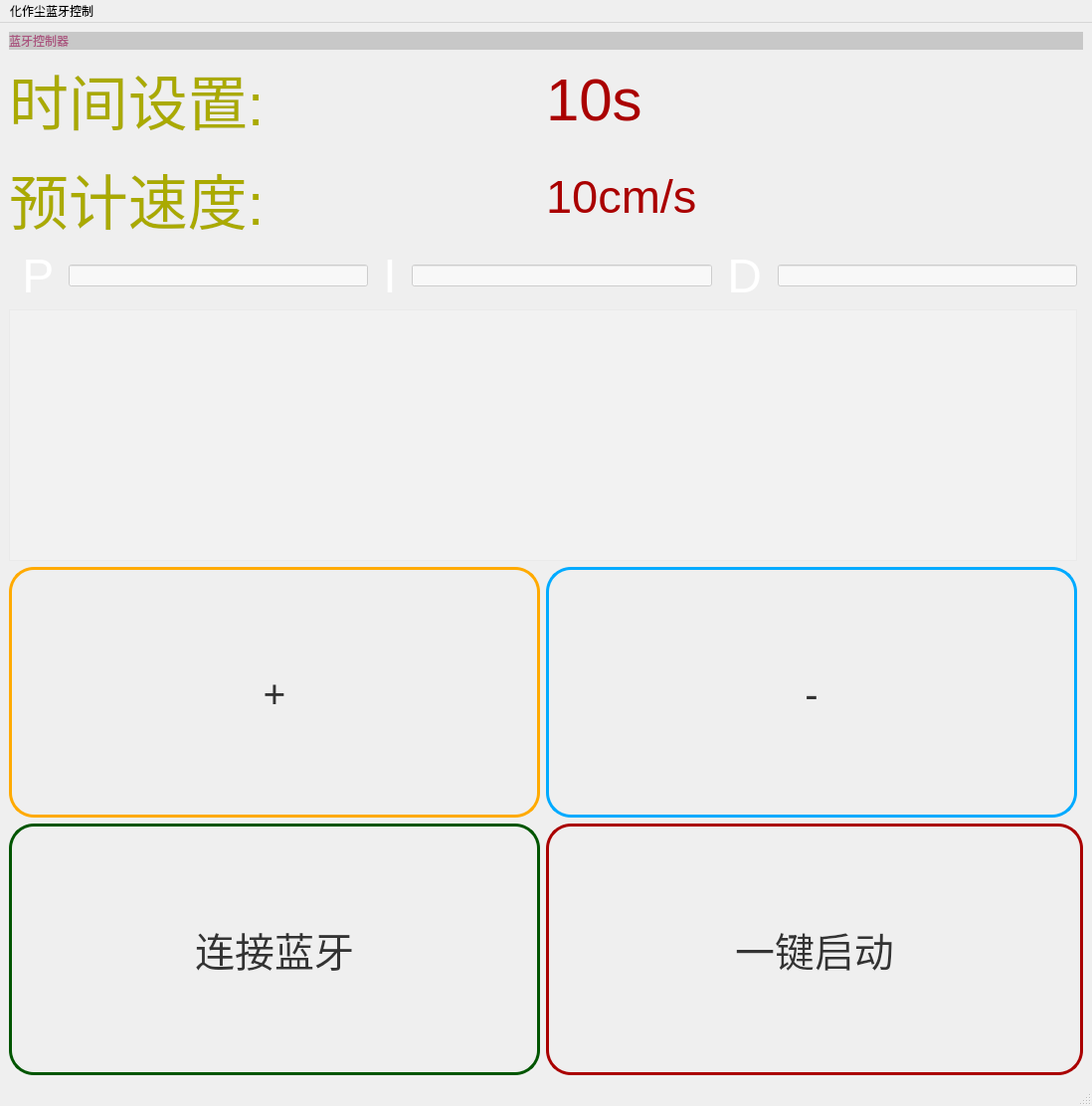
<?xml version="1.0" encoding="UTF-8"?>
<ui version="4.0">
 <class>MainWindow</class>
 <widget class="QMainWindow" name="MainWindow">
  <property name="geometry">
   <rect>
    <x>0</x>
    <y>0</y>
    <width>1098</width>
    <height>1112</height>
   </rect>
  </property>
  <property name="sizePolicy">
   <sizepolicy hsizetype="Expanding" vsizetype="Expanding">
    <horstretch>0</horstretch>
    <verstretch>0</verstretch>
   </sizepolicy>
  </property>
  <property name="windowTitle">
   <string>MainWindow</string>
  </property>
  <property name="layoutDirection">
   <enum>Qt::LeftToRight</enum>
  </property>
  <property name="styleSheet">
   <string notr="true">QMainWindow{
	background-image: url(:/pic/back-ground.jpg);
}
</string>
  </property>
  <widget class="QWidget" name="centralwidget">
   <layout class="QGridLayout" name="gridLayout">
    <item row="1" column="1">
     <widget class="QLabel" name="label_time">
      <property name="sizePolicy">
       <sizepolicy hsizetype="Expanding" vsizetype="Preferred">
        <horstretch>0</horstretch>
        <verstretch>0</verstretch>
       </sizepolicy>
      </property>
      <property name="font">
       <font>
        <pointsize>45</pointsize>
       </font>
      </property>
      <property name="styleSheet">
       <string notr="true">background-color: rgba(0, 0, 0, 0);
color: rgb(170, 0, 0);</string>
      </property>
      <property name="text">
       <string>10s</string>
      </property>
     </widget>
    </item>
    <item row="3" column="0">
     <widget class="QLabel" name="label_2">
      <property name="sizePolicy">
       <sizepolicy hsizetype="Expanding" vsizetype="Preferred">
        <horstretch>0</horstretch>
        <verstretch>0</verstretch>
       </sizepolicy>
      </property>
      <property name="font">
       <font>
        <pointsize>45</pointsize>
       </font>
      </property>
      <property name="styleSheet">
       <string notr="true">color: rgb(170, 170, 0);
background-color: rgba(0, 0, 0, 0);</string>
      </property>
      <property name="text">
       <string>预计速度:</string>
      </property>
     </widget>
    </item>
    <item row="7" column="0">
     <widget class="QPushButton" name="pushButton_connectbt">
      <property name="sizePolicy">
       <sizepolicy hsizetype="Expanding" vsizetype="Expanding">
        <horstretch>0</horstretch>
        <verstretch>0</verstretch>
       </sizepolicy>
      </property>
      <property name="font">
       <font>
        <family>宋体</family>
        <pointsize>30</pointsize>
        <weight>50</weight>
        <italic>false</italic>
        <bold>false</bold>
       </font>
      </property>
      <property name="styleSheet">
       <string notr="true"> QPushButton {
color: #333;
border: 3px solid #005500;
font: 30pt &quot;宋体&quot;;
border-radius: 25px;
padding: 5px;
background: qradialgradient(cx: 0.3, cy: -0.4,
fx: 0.3, fy: -0.4,
radius: 1.83, stop: 0 #fff, stop: 1 #00aa00);
min-width: 80px;
}

QPushButton:hover {
background: qradialgradient(cx: 0.3, cy: -0.4,
fx: 0.3, fy: -0.4,
radius: 1.83, stop: 0 #fff, stop: 1 #ffaaff);
}

 QPushButton:pressed {
background: qradialgradient(cx: 0.4, cy: -0.1,
fx: 0.4, fy: -0.1,
radius: 1.83, stop: 0 #fff, stop: 1 #00ff7f);
}
</string>
      </property>
      <property name="text">
       <string>连接蓝牙</string>
      </property>
     </widget>
    </item>
    <item row="7" column="1" colspan="2">
     <widget class="QPushButton" name="pushButton_start">
      <property name="sizePolicy">
       <sizepolicy hsizetype="Expanding" vsizetype="Expanding">
        <horstretch>0</horstretch>
        <verstretch>0</verstretch>
       </sizepolicy>
      </property>
      <property name="font">
       <font>
        <family>宋体</family>
        <pointsize>30</pointsize>
        <weight>50</weight>
        <italic>false</italic>
        <bold>false</bold>
       </font>
      </property>
      <property name="styleSheet">
       <string notr="true"> QPushButton {
color: #333;
border: 3px solid #aa0000;
font: 30pt &quot;宋体&quot;;
border-radius: 25px;
padding: 5px;
background: qradialgradient(cx: 0.3, cy: -0.4,
fx: 0.3, fy: -0.4,
radius: 1.83, stop: 0 #fff, stop: 1 #aa007f);
min-width: 80px;
}

QPushButton:hover {
background: qradialgradient(cx: 0.3, cy: -0.4,
fx: 0.3, fy: -0.4,
radius: 1.83, stop: 0 #fff, stop: 1 #aa5595);
}

 QPushButton:pressed {
background: qradialgradient(cx: 0.4, cy: -0.1,
fx: 0.4, fy: -0.1,
radius: 1.83, stop: 0 #fff, stop: 1 #aa80a0);
}
</string>
      </property>
      <property name="text">
       <string>一键启动</string>
      </property>
     </widget>
    </item>
    <item row="0" column="0" colspan="3">
     <widget class="QLabel" name="label_3">
      <property name="enabled">
       <bool>true</bool>
      </property>
      <property name="sizePolicy">
       <sizepolicy hsizetype="Expanding" vsizetype="Preferred">
        <horstretch>0</horstretch>
        <verstretch>0</verstretch>
       </sizepolicy>
      </property>
      <property name="styleSheet">
       <string notr="true">background-color: rgb(200, 200, 200);
font: 36pt &quot;方正粗黑宋简体&quot;;
color: rgb(170, 85, 127);</string>
      </property>
      <property name="text">
       <string>蓝牙控制器</string>
      </property>
      <property name="scaledContents">
       <bool>true</bool>
      </property>
     </widget>
    </item>
    <item row="2" column="1" rowspan="2">
     <widget class="QLabel" name="label_speed">
      <property name="sizePolicy">
       <sizepolicy hsizetype="Expanding" vsizetype="Expanding">
        <horstretch>0</horstretch>
        <verstretch>0</verstretch>
       </sizepolicy>
      </property>
      <property name="font">
       <font>
        <pointsize>35</pointsize>
       </font>
      </property>
      <property name="styleSheet">
       <string notr="true">background-color: rgba(0, 0, 0, 0);
color: rgb(170, 0, 0);</string>
      </property>
      <property name="text">
       <string>10cm/s</string>
      </property>
     </widget>
    </item>
    <item row="1" column="0">
     <widget class="QLabel" name="label">
      <property name="sizePolicy">
       <sizepolicy hsizetype="Expanding" vsizetype="Preferred">
        <horstretch>0</horstretch>
        <verstretch>0</verstretch>
       </sizepolicy>
      </property>
      <property name="font">
       <font>
        <pointsize>45</pointsize>
       </font>
      </property>
      <property name="styleSheet">
       <string notr="true">color: rgb(170, 170, 0);
background-color: rgba(0, 0, 0, 0);</string>
      </property>
      <property name="text">
       <string>时间设置:</string>
      </property>
     </widget>
    </item>
    <item row="5" column="0" colspan="2">
     <widget class="QTextBrowser" name="textBrowser_info">
      <property name="styleSheet">
       <string notr="true">background-color: rgba(255, 255, 255, 50);
color: rgb(34, 141, 255);</string>
      </property>
     </widget>
    </item>
    <item row="6" column="0">
     <widget class="QPushButton" name="pushButton_add">
      <property name="sizePolicy">
       <sizepolicy hsizetype="Expanding" vsizetype="Expanding">
        <horstretch>0</horstretch>
        <verstretch>0</verstretch>
       </sizepolicy>
      </property>
      <property name="font">
       <font>
        <family>宋体</family>
        <pointsize>30</pointsize>
        <weight>50</weight>
        <italic>false</italic>
        <bold>false</bold>
       </font>
      </property>
      <property name="styleSheet">
       <string notr="true">QPushButton {
color: #333;
border: 3px solid #ffaa00;
font: 30pt &quot;宋体&quot;;
border-radius: 25px;
padding: 5px;
background: qradialgradient(cx: 0.3, cy: -0.4,
fx: 0.3, fy: -0.4,
radius: 1.83, stop: 0 #fff, stop: 1 #ffaa7f);
min-width: 80px;
}

QPushButton:hover {
background: qradialgradient(cx: 0.3, cy: -0.4,
fx: 0.3, fy: -0.4,
radius: 1.83, stop: 0 #fff, stop: 1 #ffd5bf);
}

 QPushButton:pressed {
background: qradialgradient(cx: 0.4, cy: -0.1,
fx: 0.4, fy: -0.1,
radius: 1.83, stop: 0 #fff, stop: 1 #ffeadf);
}</string>
      </property>
      <property name="text">
       <string>+</string>
      </property>
     </widget>
    </item>
    <item row="6" column="1">
     <widget class="QPushButton" name="pushButton_sub">
      <property name="sizePolicy">
       <sizepolicy hsizetype="Expanding" vsizetype="Expanding">
        <horstretch>0</horstretch>
        <verstretch>0</verstretch>
       </sizepolicy>
      </property>
      <property name="font">
       <font>
        <family>宋体</family>
        <pointsize>30</pointsize>
        <weight>50</weight>
        <italic>false</italic>
        <bold>false</bold>
       </font>
      </property>
      <property name="styleSheet">
       <string notr="true">QPushButton {
color: #333;
border: 3px solid #00aaff;
font: 30pt &quot;宋体&quot;;
border-radius: 25px;
padding: 5px;
background: qradialgradient(cx: 0.3, cy: -0.4,
fx: 0.3, fy: -0.4,
radius: 1.35, stop: 0 #fff, stop: 1 #00aaff);
min-width: 80px;
}

QPushButton:hover {
background: qradialgradient(cx: 0.3, cy: -0.4,
fx: 0.3, fy: -0.4,
radius: 1.35, stop: 0 #fff, stop: 1 #80d5ff);
}

 QPushButton:pressed {
background: qradialgradient(cx: 0.4, cy: -0.1,
fx: 0.4, fy: -0.1,
radius: 1.35, stop: 0 #fff, stop: 1 #c0eaff);
}</string>
      </property>
      <property name="text">
       <string>-</string>
      </property>
     </widget>
    </item>
    <item row="4" column="0" colspan="2">
     <layout class="QHBoxLayout" name="horizontalLayout_2">
      <property name="spacing">
       <number>2</number>
      </property>
      <property name="leftMargin">
       <number>0</number>
      </property>
      <property name="topMargin">
       <number>0</number>
      </property>
      <property name="rightMargin">
       <number>0</number>
      </property>
      <property name="bottomMargin">
       <number>0</number>
      </property>
      <item>
       <widget class="QLabel" name="label_4">
        <property name="sizePolicy">
         <sizepolicy hsizetype="Preferred" vsizetype="Preferred">
          <horstretch>0</horstretch>
          <verstretch>0</verstretch>
         </sizepolicy>
        </property>
        <property name="font">
         <font>
          <pointsize>36</pointsize>
         </font>
        </property>
        <property name="styleSheet">
         <string notr="true">color: rgb(255, 255, 255);</string>
        </property>
        <property name="text">
         <string> P </string>
        </property>
       </widget>
      </item>
      <item>
       <widget class="QLineEdit" name="lineEdit_P">
        <property name="styleSheet">
         <string notr="true">background-color: rgba(255, 255, 255, 150);</string>
        </property>
       </widget>
      </item>
      <item>
       <widget class="QLabel" name="label_5">
        <property name="sizePolicy">
         <sizepolicy hsizetype="Preferred" vsizetype="Preferred">
          <horstretch>0</horstretch>
          <verstretch>0</verstretch>
         </sizepolicy>
        </property>
        <property name="font">
         <font>
          <pointsize>36</pointsize>
         </font>
        </property>
        <property name="styleSheet">
         <string notr="true">
color: rgb(255, 255, 255);</string>
        </property>
        <property name="text">
         <string> I </string>
        </property>
       </widget>
      </item>
      <item>
       <widget class="QLineEdit" name="lineEdit_I">
        <property name="styleSheet">
         <string notr="true">background-color: rgba(255, 255, 255, 150);</string>
        </property>
       </widget>
      </item>
      <item>
       <widget class="QLabel" name="label_6">
        <property name="font">
         <font>
          <pointsize>36</pointsize>
         </font>
        </property>
        <property name="styleSheet">
         <string notr="true">color: rgb(255, 255, 255);</string>
        </property>
        <property name="text">
         <string> D </string>
        </property>
       </widget>
      </item>
      <item>
       <widget class="QLineEdit" name="lineEdit_D">
        <property name="styleSheet">
         <string notr="true">background-color: rgba(255, 255, 255, 150);</string>
        </property>
       </widget>
      </item>
     </layout>
    </item>
   </layout>
  </widget>
  <widget class="QMenuBar" name="menubar">
   <property name="geometry">
    <rect>
     <x>0</x>
     <y>0</y>
     <width>1098</width>
     <height>23</height>
    </rect>
   </property>
   <widget class="QMenu" name="menu">
    <property name="title">
     <string>化作尘蓝牙控制</string>
    </property>
   </widget>
   <addaction name="menu"/>
  </widget>
  <widget class="QStatusBar" name="statusbar"/>
 </widget>
 <resources/>
 <connections/>
</ui>
